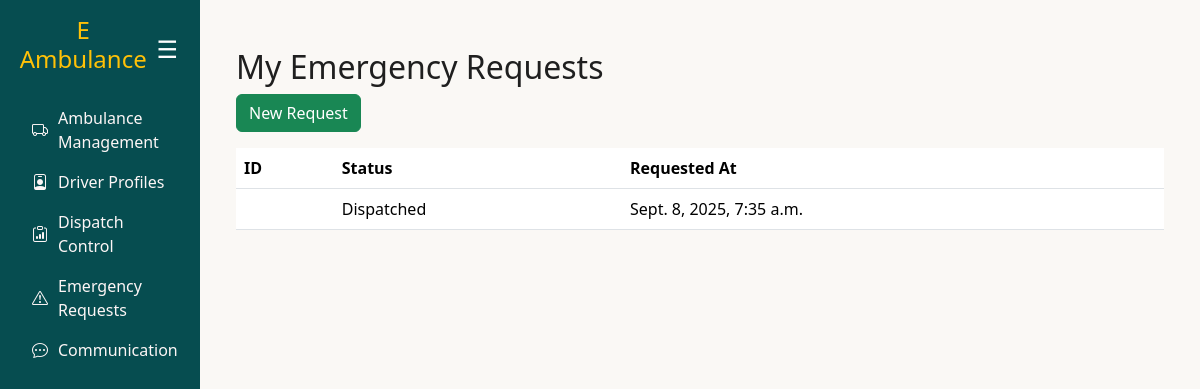
Page /my-requests/ on the earlier database version.
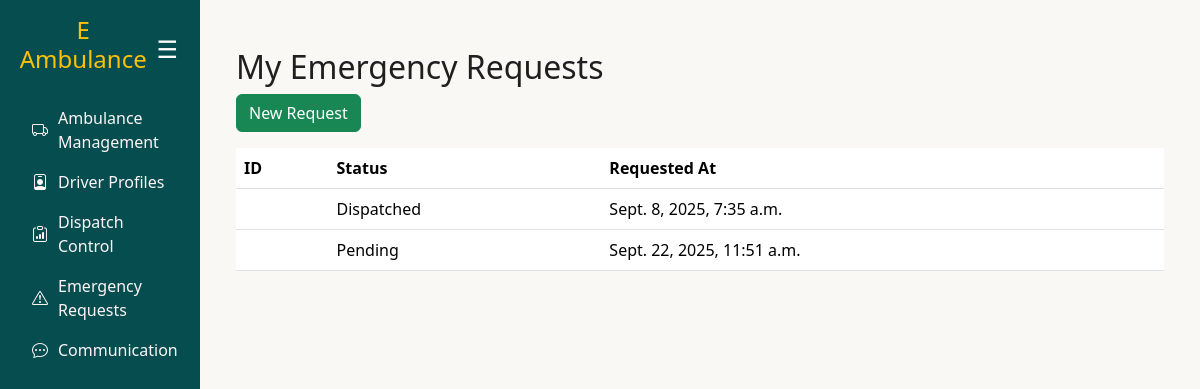
Same page on the later database version.
### ambulance/models.py (models this page shows, shortened)
class EmergencyRequest(models.Model):
    user = models.ForeignKey(User, on_delete=models.CASCADE)
    ambulance = models.ForeignKey(Ambulance, on_delete=models.CASCADE, null=True, blank=True)
    request_time = models.DateTimeField(auto_now_add=True)  # already hai
    expiry_time = models.DateTimeField(null=True, blank=True)
    created_at = models.DateTimeField(auto_now_add=True)  # 👈 yeh add karo
    status = models.CharField(
        max_length=20,
        choices=[
            ('pending', 'Pending'),
            ('accepted', 'Accepted'),
            ('completed', 'Completed'),
            ('expired', 'Expired'),
        ],
        default='pending'
    )
    pickup_address = models.CharField(max_length=255, null=True, blank=True)
    hospital_name = models.CharField(max_length=255, null=True, blank=True)
    hospital_address = models.CharField(max_length=255, null=True, blank=True)
    request_type = models.CharField(
        max_length=50,
        choices=[('emergency', 'Emergency'), ('normal', 'Normal')],
        default='emergency'
    )

### ambulance/views.py (the view)
# urls.py: path("my-requests/", views.my_requests, name="my_requests"),
def my_requests(request):
    requests = EmergencyRequest.objects.all()  # or filter by logged-in user
    return render(request, "my_requests.html", {"requests": requests})

### ambulance/templates/my_requests.html
{% extends "base.html" %}
{% block content %}
<div class="container mt-4">
  <h2>My Emergency Requests</h2>
  <a href="{% url 'emergency_request_create' %}" class="btn btn-success mb-3">New Request</a>
  <table class="table">
    <tr>
      <th>ID</th>
      <th>Status</th>
      <th>Requested At</th>
    </tr>
    {% for req in requests %}
    <tr>
      <td>{{ req.requestid }}</td>
      <td>{{ req.get_status_display }}</td>
      <td>{{ req.request_time }}</td>
    </tr>
    {% empty %}
    <tr><td colspan="3">No requests yet.</td></tr>
    {% endfor %}
  </table>
</div>
{% endblock %}

Differences in the rows shown:
added EmergencyRequest: status "Pending", request_time "Sept. 22, 2025, 11:51 a.m."
